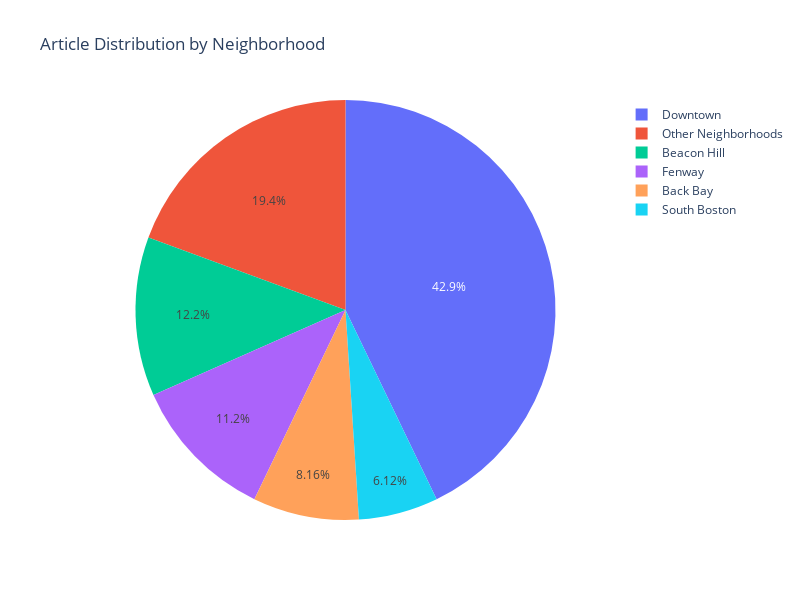

The code cell stored with this chart in its notebook:
### Markdown cell above
### Calculate the Percentage of Articles by Neighborhood to the Total Number of Articles

### Code cell
import plotly.express as px

# Add a row for "Other Neighborhoods"
total_articles = merged_articles["Neighborhood"].value_counts().sum()
other_articles = total_articles - top_neighborhoods["Article Count"].sum()

# Create a DataFrame for "Other Neighborhoods"
other_neighborhoods_df = pd.DataFrame({"Neighborhood": ["Other Neighborhoods"], "Article Count": [other_articles]})

# Concatenate the DataFrames
top_neighborhoods = pd.concat([top_neighborhoods, other_neighborhoods_df], ignore_index=True)

# Create a pie chart using plotly
fig = px.pie(top_neighborhoods, names='Neighborhood', values='Article Count', title='Article Distribution by Neighborhood')
fig.update_layout(width=800, height=600)
fig.show()

### Figure 1 — Plotly figure (JSON) as saved in the notebook; plotly's stock layout.template omitted (floating-point values rounded to 4 significant figures)
{"data": [{"domain": {"x": [0, 1], "y": [0, 1]}, "hovertemplate": "Neighborhood=%{label}<br>Article Count=%{value}<extra></extra>", "labels": ["Downtown", "Beacon Hill", "Fenway", "Back Bay", "South Boston", "Other Neighborhoods"], "legendgroup": "", "name": "", "showlegend": true, "type": "pie", "values": [42, 12, 11, 8, 6, 19]}], "layout": {"height": 600, "legend": {"tracegroupgap": 0}, "title": {"text": "Article Distribution by Neighborhood"}, "width": 800}}
